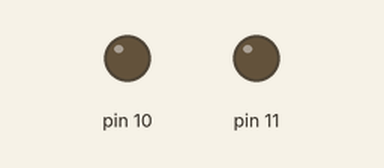
This sketch was run on a simulated Arduino Uno, built with avr-gcc and run on an emulated ATmega328P. Parts: output pins drawn as LEDs (lit = HIGH).

Above: at 0.15 s.
At 39.61 s:
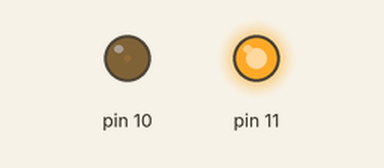
Timing chart, 0 to 40.0 s (numbered marks = the images above):
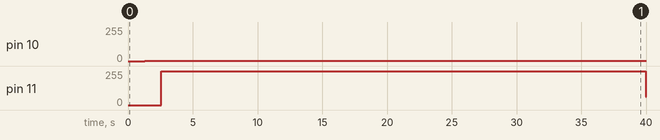

The sketch:

2.2_lichtaan_uit.ino
```cpp
int intensity = 255;
int d = 5;
// the setup function runs once when you press reset or power the board
void setup() {
 // initialize digital pin 10 as an output.
 pinMode(10, OUTPUT);
 pinMode(11, OUTPUT);
}
// the loop function runs over and over again forever
void loop() {
  while((intensity > 255) && (intensity <= 1)) //rood licht uit
 {
   analogWrite(10, intensity);
   delay(d);
   intensity = intensity + 200;
 }

 while(intensity !=0) //rood licht aan
 {
   analogWrite(10, intensity);
   delay(d);
   intensity = intensity - 0.5200;
 }


  while((intensity > 1) && (intensity <= 255)) //groen lict uit
  {
   analogWrite(11, intensity);
   delay(d);
   intensity = intensity - 100;
 }

 while(intensity != 255) //groen licht aan
 {
     analogWrite(11, intensity);
   delay(d);
   intensity = intensity + 1;
 }


}
```

Measured:
- by itself, pin 10: 0/255 → 1/255 at 1.3 s
- by itself, pin 11: 0/255 → 254/255 at 2.6 s, → 61/255 37.4 s later
